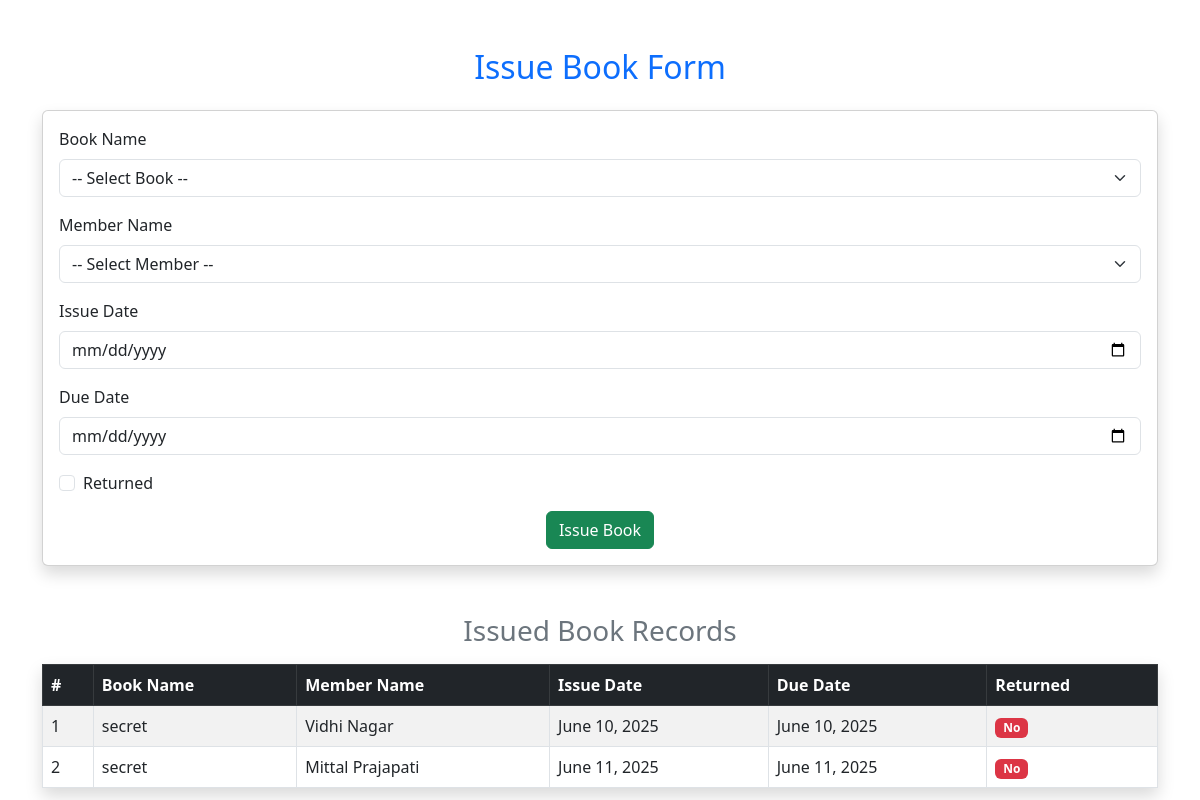
The page /issue/ on the database its author committed.
### library_app/models.py (models this page shows, shortened)
class Issue(models.Model):
    bookname = models.ForeignKey(Book,on_delete=models.CASCADE)
    membername = models.ForeignKey(Member,on_delete=models.CASCADE)
    issue_date = models.DateField()
    due_date = models.DateField()
    rtn = models.BooleanField(default=False)

class Book(models.Model):
    bookname = models.CharField(max_length=50)
    category = models.CharField(max_length=50)
    isbn = models.IntegerField()
    price = models.IntegerField()

class Member(models.Model):
    membername = models.CharField(max_length=100)
    email = models.EmailField()
    phone = models.CharField(max_length=15)
    address = models.TextField()

### library_app/views.py (the view, shortened to what this page needs)
# urls.py: path('issue/',views.issue,name='issue'),
def issue(request):
    books = Book.objects.all()
    members = Member.objects.all()
    issues = Issue.objects.all()
    return render(request, 'issue.html', {'books' : books,'members':members,'issues':issues})

### templates/issue.html (shortened to what this page needs)
<!DOCTYPE html>
<html>
<head>
  <link href="https://cdn.jsdelivr.net/npm/bootstrap@5.3.0/dist/css/bootstrap.min.css" rel="stylesheet">
</head>
<body>
<div class="container mt-5">
  <h2 class="text-center text-primary mb-4">Issue Book Form</h2>
  <div class="card shadow mb-5">
    <div class="card-body">
      <form method="POST">
        <div class="mb-3">
          <label class="form-label">Book Name</label>
          <select name="bookname" class="form-select" required>
            <option value="">-- Select Book --</option>
          </select>
        </div>
        <div class="mb-3">
          <label class="form-label">Member Name</label>
          <select name="membername" class="form-select" required>
            <option value="">-- Select Member --</option>
          </select>
        </div>
        <div class="mb-3">
          <label class="form-label">Issue Date</label>
          <input type="date" name="issue_date" class="form-control" required>
        </div>
        <div class="mb-3">
          <label class="form-label">Due Date</label>
          <input type="date" name="due_date" class="form-control" required>
        </div>
        <div class="form-check mb-3">
          <input class="form-check-input" type="checkbox" name="rtn" id="rtn">
          <label class="form-check-label" for="rtn">Returned</label>
        </div>
        <div class="text-center">
          <button type="submit" class="btn btn-success">Issue Book</button>
        </div>
      </form>
    </div>
  </div>
  <h3 class="text-center text-secondary mb-3">Issued Book Records</h3>
  <table class="table table-bordered table-striped shadow">
    <thead class="table-dark">
      <tr>
        <th>#</th>
        <th>Book Name</th>
        <th>Member Name</th>
        <th>Issue Date</th>
        <th>Due Date</th>
        <th>Returned</th>
      </tr>
    </thead>
    <tbody>
      {% for issue in issues %}
      <tr>
        <td>{{ forloop.counter }}</td>
        <td>{{ issue.bookname.bookname }}</td>
        <td>{{ issue.membername.membername }}</td>
        <td>{{ issue.issue_date }}</td>
        <td>{{ issue.due_date }}</td>
        <td>
          {% if issue.rtn %}
            <span class="badge bg-success">Yes</span>
          {% else %}
            <span class="badge bg-danger">No</span>
          {% endif %}
        </td>
      </tr>
      {% empty %}
      <tr>
        <td colspan="6" class="text-center">No issued books found.</td>
      </tr>
      {% endfor %}
    </tbody>
  </table>
</div>
</body>
</html>

### rows shown on the page
Issue: bookname.bookname "secret", membername.membername "Vidhi Nagar", issue_date "June 10, 2025", due_date "June 10, 2025", rtn "No"
Issue: bookname.bookname "secret", membername.membername "Mittal Prajapati", issue_date "June 11, 2025", due_date "June 11, 2025", rtn "No"
